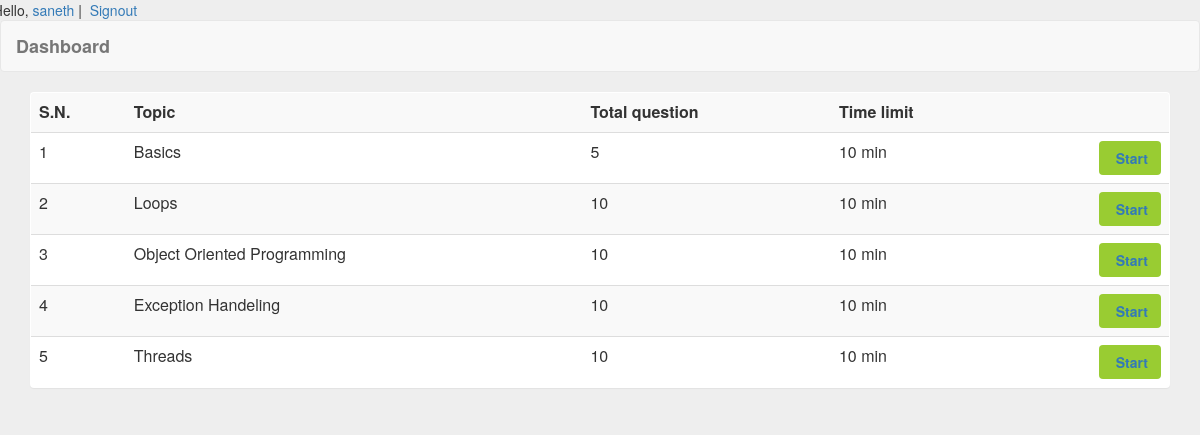
Screenshot of /dashboard.php?q=0 (signed in) with the database file from the repository.
### tables this page shows
CREATE TABLE lesson(
	lesson_id VARCHAR(30) NOT NULL,
    lesson_name VARCHAR(50) NOT NULL,
    time INT NOT NULL,
    total_qs INT,
    PRIMARY KEY(lesson_id)
);

### dashboard.php (the view, shortened to what this page needs)
<html>
<head>
<link  rel="stylesheet" href="css/bootstrap.min.css"/>
</head>
<body  style="background:#eee;">
<div class="header">
<div class="row">
<?php
 include_once 'dbConnection.php';
  if(!(isset($_SESSION['email']))){
header("location:index.php");
}
else
{
$name = $_SESSION['email'];
echo '<span  ><span class="log1">&nbsp;&nbsp;Hello,</span> <a href="" >'.$name.'</a>&nbsp;|&nbsp;<a href="logout.php" ></span>&nbsp;Signout</a></span>';
}?>
</div></div>
<nav class="navbar navbar-default title1">
  <div class="container-fluid">
    <div class="navbar-header">
      <a class="navbar-brand" href="dashboard.php"><b>Dashboard</b></a>
    </div>
  </div>
</nav>
<div class="container">
<div class="row">
<div class="col-md-12">
<?php if(@$_GET['q']==0) {
$result = mysqli_query($con,"SELECT * FROM lesson") or die('Error');
echo  '<div class="panel"><table class="table table-striped title1">
<tr><td><b>S.N.</b></td><td><b>Topic</b></td><td><b>Total question</b></td><td><b>Time limit</b></td><td></td></tr>';
$c=1;
while($row = mysqli_fetch_array($result)) {
	$id = $row['lesson_id'];
	$title = $row['lesson_name'];
	$time = $row['time'];
    $total = $row['total_qs'];
	echo '<tr><td>'.$c++.'</td><td>'.$title.'</td><td>'.$total.'</td><td>'.$time.'&nbsp;min</td>
	<td><b><a href="quiz.php?q=quiz&id='.$id.'&n=1&t='.$total.'" class="pull-right btn sub1" style="margin:0px;background:#99cc32">&nbsp;<span class="title1"><b>Start</b></span></a></b></td></tr>';
}
echo '</table></div>';
}
?>
</div>
</div></div>
</body>
</html>

### rows the page displays
lesson: lesson_name "Basics", total_qs "5", time "10"
lesson: lesson_name "Loops", total_qs "10", time "10"
lesson: lesson_name "Object Oriented Programming", total_qs "10", time "10"
lesson: lesson_name "Exception Handeling", total_qs "10", time "10"
lesson: lesson_name "Threads", total_qs "10", time "10"

### other values shown
$name "saneth"
